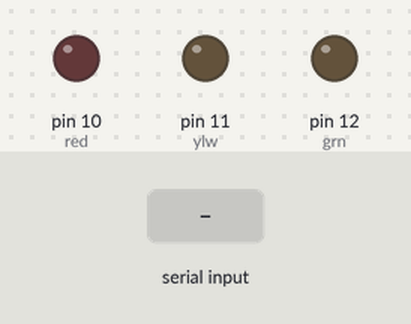
The sketch below on a simulated Arduino Uno, built with avr-gcc and run on an emulated ATmega328P. Shown: output pins drawn as LEDs (lit = HIGH). The test bench sets the inputs (shaded band).

Above: at 1.2 s.
1.3 s: "r" received over Serial
At 2.5 s:
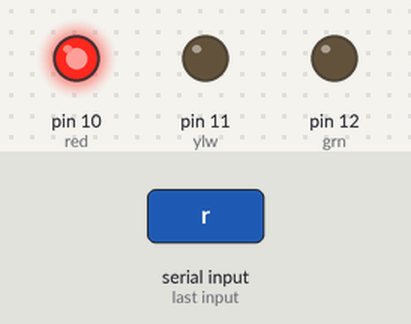
2.8 s: "y" received over Serial
At 3.7 s:
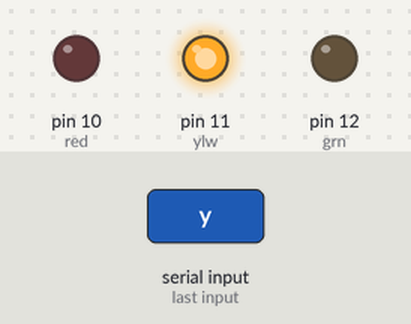
4.3 s: "g" received over Serial
At 4.8 s:
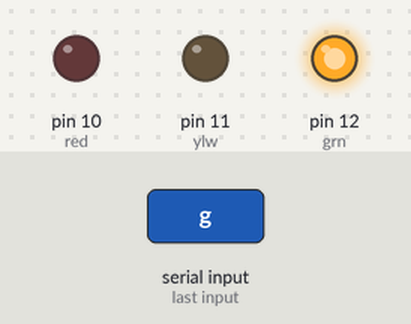
Timing chart, 0 to 7.3 s (numbered marks = the images above; inputs shaded):
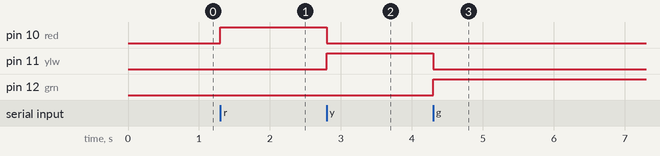

The sketch:

sketch_sep1c.ino
```cpp
int grn =12;
int   ylw =11;
int red=10;
char cmd;
void setup() {
  // put your setup code here, to run once:
Serial.begin(9600);
pinMode(grn,OUTPUT);
pinMode(ylw,OUTPUT);
pinMode(red,OUTPUT);

}

void loop() {
  // put your main code here, to run repeatedly:
if(Serial.available()>0)
{
cmd= Serial.read();
}
if(cmd=='r')
{
  digitalWrite(grn,LOW);
  digitalWrite(ylw,LOW);
   digitalWrite(red,HIGH);
}
if(cmd=='y')
{
  digitalWrite(grn,LOW);
  digitalWrite(ylw,HIGH);
   digitalWrite(red,LOW);
}
if(cmd=='g')
{
  digitalWrite(grn,HIGH);
  digitalWrite(ylw,LOW);
   digitalWrite(red,LOW);
}
}
```

Measured:
- after the input at 1.3 s, pin 10 (red): LOW → HIGH at once
- after the input at 2.8 s, pin 10 (red): HIGH → LOW at once; pin 11 (ylw): LOW → HIGH at once
- after the input at 4.3 s, pin 11 (ylw): HIGH → LOW at once; pin 12 (grn): LOW → HIGH at once
